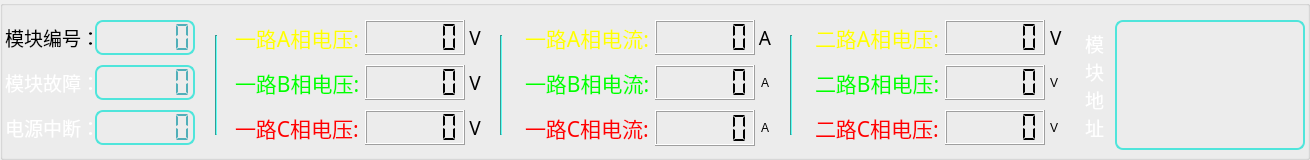
  <widget class="QGroupBox" name="groupBox">
   <property name="geometry">
    <rect>
     <x>5</x>
     <y>-5</y>
     <width>1310</width>
     <height>160</height>
    </rect>
   </property>
   <property name="title">
    <string/>
   </property>
   <widget class="Line" name="line_3">
    <property name="geometry">
     <rect>
      <x>215</x>
      <y>35</y>
      <width>2</width>
      <height>100</height>
     </rect>
    </property>
    <property name="styleSheet">
     <string notr="true">background-color: rgb(79, 229, 219);
</string>
    </property>
    <property name="orientation">
     <enum>Qt::Vertical</enum>
    </property>
   </widget>
   <widget class="QLabel" name="lbIA_1">
    <property name="geometry">
     <rect>
      <x>525</x>
      <y>20</y>
      <width>130</width>
      <height>35</height>
     </rect>
    </property>
    <property name="font">
     <font>
      <family>微软雅黑</family>
      <pointsize>16</pointsize>
      <weight>50</weight>
      <italic>false</italic>
      <bold>false</bold>
     </font>
    </property>
    <property name="styleSheet">
     <string notr="true">font: 16pt &quot;微软雅黑&quot;;
color: rgb(255, 255, 0);</string>
    </property>
    <property name="text">
     <string>一路A相电流:</string>
    </property>
   </widget>
   <widget class="QLCDNumber" name="lcdNb_Uc_2">
    <property name="geometry">
     <rect>
      <x>945</x>
      <y>110</y>
      <width>100</width>
      <height>35</height>
     </rect>
    </property>
    <property name="smallDecimalPoint">
     <bool>true</bool>
    </property>
    <property name="digitCount">
     <number>5</number>
    </property>
    <property name="segmentStyle">
     <enum>QLCDNumber::Flat</enum>
    </property>
    <property name="intValue" stdset="0">
     <number>0</number>
    </property>
   </widget>
   <widget class="QLabel" name="lbUnitUa_2">
    <property name="geometry">
     <rect>
      <x>1050</x>
      <y>20</y>
      <width>20</width>
      <height>35</height>
     </rect>
    </property>
    <property name="font">
     <font>
      <family>微软雅黑</family>
      <pointsize>14</pointsize>
      <weight>50</weight>
      <italic>false</italic>
      <bold>false</bold>
     </font>
    </property>
    <property name="styleSheet">
     <string notr="true">font: 14pt &quot;微软雅黑&quot;;</string>
    </property>
    <property name="text">
     <string>V</string>
    </property>
   </widget>
   <widget class="QLCDNumber" name="lcdNb_NodeId">
    <property name="geometry">
     <rect>
      <x>95</x>
      <y>20</y>
      <width>100</width>
      <height>35</height>
     </rect>
    </property>
    <property name="font">
     <font>
      <family>文泉驿等宽微米黑</family>
      <pointsize>9</pointsize>
      <weight>50</weight>
      <italic>false</italic>
      <bold>false</bold>
     </font>
    </property>
    <property name="styleSheet">
     <string notr="true">font: 9pt &quot;文泉驿等宽微米黑&quot;;
color: rgb(80, 175, 185);
border:2px solid white;
border-color: rgb(79, 229, 219);
border-radius:8px;
</string>
    </property>
    <property name="smallDecimalPoint">
     <bool>false</bool>
    </property>
    <property name="digitCount">
     <number>6</number>
    </property>
    <property name="segmentStyle">
     <enum>QLCDNumber::Flat</enum>
    </property>
   </widget>
   <widget class="QLabel" name="label_12">
    <property name="geometry">
     <rect>
      <x>5</x>
      <y>20</y>
      <width>90</width>
      <height>35</height>
     </rect>
    </property>
    <property name="font">
     <font>
      <family>微软雅黑</family>
      <pointsize>14</pointsize>
      <weight>50</weight>
      <italic>false</italic>
      <bold>false</bold>
     </font>
    </property>
    <property name="styleSheet">
     <string notr="true">font: 14pt &quot;微软雅黑&quot;;</string>
    </property>
    <property name="text">
     <string>模块编号：</string>
    </property>
   </widget>
   <widget class="QLCDNumber" name="lcdNb_NodeError">
    <property name="geometry">
     <rect>
      <x>95</x>
      <y>65</y>
      <width>100</width>
      <height>35</height>
     </rect>
    </property>
    <property name="font">
     <font>
      <family>文泉驿等宽微米黑</family>
      <pointsize>9</pointsize>
      <weight>50</weight>
      <italic>false</italic>
      <bold>false</bold>
     </font>
    </property>
    <property name="styleSheet">
     <string notr="true">font: 9pt &quot;文泉驿等宽微米黑&quot;;
color: rgb(80, 175, 185);
border:2px solid white;
border-color: rgb(79, 229, 219);
border-radius:8px;
</string>
    </property>
    <property name="smallDecimalPoint">
     <bool>false</bool>
    </property>
    <property name="digitCount">
     <number>6</number>
    </property>
    <property name="segmentStyle">
     <enum>QLCDNumber::Flat</enum>
    </property>
   </widget>
   <widget class="QLCDNumber" name="lcdNb_Uc_1">
    <property name="geometry">
     <rect>
      <x>365</x>
      <y>110</y>
      <width>100</width>
      <height>35</height>
     </rect>
    </property>
    <property name="smallDecimalPoint">
     <bool>true</bool>
    </property>
    <property name="digitCount">
     <number>5</number>
    </property>
    <property name="segmentStyle">
     <enum>QLCDNumber::Flat</enum>
    </property>
   </widget>
   <widget class="QLCDNumber" name="lcdNb_Ub_2">
    <property name="geometry">
     <rect>
      <x>945</x>
      <y>65</y>
      <width>100</width>
      <height>35</height>
     </rect>
    </property>
    <property name="smallDecimalPoint">
     <bool>true</bool>
    </property>
    <property name="digitCount">
     <number>5</number>
    </property>
    <property name="segmentStyle">
     <enum>QLCDNumber::Flat</enum>
    </property>
    <property name="intValue" stdset="0">
     <number>0</number>
    </property>
   </widget>
   <widget class="Line" name="line">
    <property name="geometry">
     <rect>
      <x>500</x>
      <y>35</y>
      <width>2</width>
      <height>100</height>
     </rect>
    </property>
    <property name="styleSheet">
     <string notr="true">background-color: rgb(79, 229, 219);
</string>
    </property>
    <property name="orientation">
     <enum>Qt::Vertical</enum>
    </property>
   </widget>
   <widget class="QLabel" name="lbUnitIc_1">
    <property name="geometry">
     <rect>
      <x>755</x>
      <y>110</y>
      <width>20</width>
      <height>35</height>
     </rect>
    </property>
    <property name="styleSheet">
     <string notr="true">font: 14pt &quot;微软雅黑&quot;;</string>
    </property>
    <property name="text">
     <string>A</string>
    </property>
    <property name="alignment">
     <set>Qt::AlignCenter</set>
    </property>
   </widget>
   <widget class="QLabel" name="lbUnitUc_1">
    <property name="geometry">
     <rect>
      <x>465</x>
      <y>110</y>
      <width>20</width>
      <height>35</height>
     </rect>
    </property>
    <property name="font">
     <font>
      <family>微软雅黑</family>
      <pointsize>14</pointsize>
      <weight>50</weight>
      <italic>false</italic>
      <bold>false</bold>
     </font>
    </property>
    <property name="styleSheet">
     <string notr="true">font: 14pt &quot;微软雅黑&quot;;</string>
    </property>
    <property name="text">
     <string>V</string>
    </property>
    <property name="alignment">
     <set>Qt::AlignCenter</set>
    </property>
   </widget>
   <widget class="QLabel" name="lbVC_2">
    <property name="geometry">
     <rect>
      <x>815</x>
      <y>110</y>
      <width>130</width>
      <height>35</height>
     </rect>
    </property>
    <property name="font">
     <font>
      <family>微软雅黑</family>
      <pointsize>16</pointsize>
      <weight>50</weight>
      <italic>false</italic>
      <bold>false</bold>
     </font>
    </property>
    <property name="styleSheet">
     <string notr="true">font: 16pt &quot;微软雅黑&quot;;
color: rgb(255, 0, 0);</string>
    </property>
    <property name="text">
     <string>二路C相电压:</string>
    </property>
   </widget>
   <widget class="QLCDNumber" name="lcdNb_Ib_1">
    <property name="geometry">
     <rect>
      <x>655</x>
      <y>65</y>
      <width>100</width>
      <height>35</height>
     </rect>
    </property>
    <property name="smallDecimalPoint">
     <bool>true</bool>
    </property>
    <property name="digitCount">
     <number>5</number>
    </property>
    <property name="segmentStyle">
     <enum>QLCDNumber::Flat</enum>
    </property>
    <property name="intValue" stdset="0">
     <number>0</number>
    </property>
   </widget>
   <widget class="QLabel" name="lbIB_1">
    <property name="geometry">
     <rect>
      <x>525</x>
      <y>65</y>
      <width>130</width>
      <height>35</height>
     </rect>
    </property>
    <property name="font">
     <font>
      <family>微软雅黑</family>
      <pointsize>16</pointsize>
      <weight>50</weight>
      <italic>false</italic>
      <bold>false</bold>
     </font>
    </property>
    <property name="styleSheet">
     <string notr="true">font: 16pt &quot;微软雅黑&quot;;
color: rgb(0, 255, 0);</string>
    </property>
    <property name="text">
     <string>一路B相电流:</string>
    </property>
   </widget>
   <widget class="Line" name="line_2">
    <property name="geometry">
     <rect>
      <x>790</x>
      <y>35</y>
      <width>2</width>
      <height>100</height>
     </rect>
    </property>
    <property name="styleSheet">
     <string notr="true">background-color: rgb(79, 229, 219);
</string>
    </property>
    <property name="orientation">
     <enum>Qt::Vertical</enum>
    </property>
   </widget>
   <widget class="QLabel" name="lbUnitIa_1">
    <property name="geometry">
     <rect>
      <x>755</x>
      <y>20</y>
      <width>20</width>
      <height>35</height>
     </rect>
    </property>
    <property name="font">
     <font>
      <family>微软雅黑</family>
      <pointsize>14</pointsize>
      <weight>50</weight>
      <italic>false</italic>
      <bold>false</bold>
     </font>
    </property>
    <property name="styleSheet">
     <string notr="true">font: 14pt &quot;微软雅黑&quot;;</string>
    </property>
    <property name="text">
     <string>A</string>
    </property>
    <property name="alignment">
     <set>Qt::AlignCenter</set>
    </property>
   </widget>
   <widget class="QLabel" name="lbVB_1">
    <property name="geometry">
     <rect>
      <x>235</x>
      <y>65</y>
      <width>130</width>
      <height>35</height>
     </rect>
    </property>
    <property name="font">
     <font>
      <family>微软雅黑</family>
      <pointsize>16</pointsize>
      <weight>50</weight>
      <italic>false</italic>
      <bold>false</bold>
     </font>
    </property>
    <property name="styleSheet">
     <string notr="true">font: 16pt &quot;微软雅黑&quot;;
color: rgb(0, 255, 0);</string>
    </property>
    <property name="text">
     <string>一路B相电压:</string>
    </property>
   </widget>
   <widget class="QLabel" name="lb_alarmNum">
    <property name="geometry">
     <rect>
      <x>5</x>
      <y>110</y>
      <width>90</width>
      <height>35</height>
     </rect>
    </property>
    <property name="font">
     <font>
      <family>微软雅黑</family>
      <pointsize>14</pointsize>
      <weight>50</weight>
      <italic>false</italic>
      <bold>false</bold>
     </font>
    </property>
    <property name="styleSheet">
     <string notr="true">QLabel{
font: 14pt &quot;微软雅黑&quot;;
color: rgb(255, 255, 255);
}</string>
    </property>
    <property name="text">
     <string>电源中断：</string>
    </property>
   </widget>
   <widget class="QLabel" name="label_28">
    <property name="geometry">
     <rect>
      <x>1085</x>
      <y>20</y>
      <width>25</width>
      <height>130</height>
     </rect>
    </property>
    <property name="font">
     <font>
      <family>微软雅黑</family>
      <pointsize>14</pointsize>
      <weight>50</weight>
      <italic>false</italic>
      <bold>false</bold>
     </font>
    </property>
    <property name="styleSheet">
     <string notr="true">font: 14pt &quot;微软雅黑&quot;;
color: rgb(255, 255, 255);</string>
    </property>
    <property name="text">
     <string>模
块
地
址</string>
    </property>
   </widget>
   <widget class="QLCDNumber" name="lcdNb_Ia_1">
    <property name="geometry">
     <rect>
      <x>655</x>
      <y>20</y>
      <width>100</width>
      <height>35</height>
     </rect>
    </property>
    <property name="smallDecimalPoint">
     <bool>true</bool>
    </property>
    <property name="digitCount">
     <number>5</number>
    </property>
    <property name="segmentStyle">
     <enum>QLCDNumber::Flat</enum>
    </property>
   </widget>
   <widget class="QLCDNumber" name="lcdNb_Ua_1">
    <property name="geometry">
     <rect>
      <x>365</x>
      <y>20</y>
      <width>100</width>
      <height>35</height>
     </rect>
    </property>
    <property name="smallDecimalPoint">
     <bool>true</bool>
    </property>
    <property name="digitCount">
     <number>5</number>
    </property>
    <property name="segmentStyle">
     <enum>QLCDNumber::Flat</enum>
    </property>
   </widget>
   <widget class="QLabel" name="lbArea">
    <property name="geometry">
     <rect>
      <x>1115</x>
      <y>20</y>
      <width>190</width>
      <height>130</height>
     </rect>
    </property>
    <property name="styleSheet">
     <string notr="true">font: 12pt &quot;楷体&quot;;
color: rgb(80, 175, 185);
border:2px solid white;
border-color: rgb(79, 229, 219);
border-radius:8px;</string>
    </property>
    <property name="text">
     <string/>
    </property>
    <property name="textFormat">
     <enum>Qt::AutoText</enum>
    </property>
    <property name="alignment">
     <set>Qt::AlignLeading|Qt::AlignLeft|Qt::AlignTop</set>
    </property>
    <property name="wordWrap">
     <bool>true</bool>
    </property>
   </widget>
   <widget class="QLabel" name="lbVA_2">
    <property name="geometry">
     <rect>
      <x>815</x>
      <y>20</y>
      <width>130</width>
      <height>35</height>
     </rect>
    </property>
    <property name="font">
     <font>
      <family>微软雅黑</family>
      <pointsize>16</pointsize>
      <weight>50</weight>
      <italic>false</italic>
      <bold>false</bold>
     </font>
    </property>
    <property name="styleSheet">
     <string notr="true">font: 16pt &quot;微软雅黑&quot;;
color: rgb(255, 255, 0);</string>
    </property>
    <property name="text">
     <string>二路A相电压:</string>
    </property>
   </widget>
   <widget class="QLabel" name="lbUnitUb_1">
    <property name="geometry">
     <rect>
      <x>465</x>
      <y>65</y>
      <width>20</width>
      <height>35</height>
     </rect>
    </property>
    <property name="font">
     <font>
      <family>微软雅黑</family>
      <pointsize>14</pointsize>
      <weight>50</weight>
      <italic>false</italic>
      <bold>false</bold>
     </font>
    </property>
    <property name="styleSheet">
     <string notr="true">font: 14pt &quot;微软雅黑&quot;;</string>
    </property>
    <property name="text">
     <string>V</string>
    </property>
    <property name="alignment">
     <set>Qt::AlignCenter</set>
    </property>
   </widget>
   <widget class="QLCDNumber" name="lcdNb_Ub_1">
    <property name="geometry">
     <rect>
      <x>365</x>
      <y>65</y>
      <width>100</width>
      <height>35</height>
     </rect>
    </property>
    <property name="smallDecimalPoint">
     <bool>true</bool>
    </property>
    <property name="digitCount">
     <number>5</number>
    </property>
    <property name="segmentStyle">
     <enum>QLCDNumber::Flat</enum>
    </property>
    <property name="intValue" stdset="0">
     <number>0</number>
    </property>
   </widget>
   <widget class="QLCDNumber" name="lcdNb_PowerLost">
    <property name="geometry">
     <rect>
      <x>95</x>
      <y>110</y>
      <width>100</width>
      <height>35</height>
     </rect>
    </property>
    <property name="font">
     <font>
      <family>微软雅黑</family>
      <pointsize>9</pointsize>
      <weight>50</weight>
      <italic>false</italic>
      <bold>false</bold>
     </font>
    </property>
    <property name="styleSheet">
     <string notr="true">font: 9pt &quot;微软雅黑&quot;;
color: rgb(80, 175, 185);
border:2px solid white;
border-color: rgb(79, 229, 219);
border-radius:8px;
</string>
    </property>
    <property name="smallDecimalPoint">
     <bool>false</bool>
    </property>
    <property name="digitCount">
     <number>6</number>
    </property>
    <property name="segmentStyle">
     <enum>QLCDNumber::Flat</enum>
    </property>
   </widget>
   <widget class="QLabel" name="lbVA_1">
    <property name="geometry">
     <rect>
      <x>235</x>
      <y>20</y>
      <width>130</width>
      <height>35</height>
     </rect>
    </property>
    <property name="font">
     <font>
      <family>微软雅黑</family>
      <pointsize>16</pointsize>
      <weight>50</weight>
      <italic>false</italic>
      <bold>false</bold>
     </font>
    </property>
    <property name="styleSheet">
     <string notr="true">font: 16pt &quot;微软雅黑&quot;;
color: rgb(255, 255, 0);</string>
    </property>
    <property name="text">
     <string>一路A相电压:</string>
    </property>
   </widget>
   <widget class="QLabel" name="lbUnitUa_1">
    <property name="geometry">
     <rect>
      <x>465</x>
      <y>20</y>
      <width>20</width>
      <height>35</height>
     </rect>
    </property>
    <property name="font">
     <font>
      <family>微软雅黑</family>
      <pointsize>14</pointsize>
      <weight>50</weight>
      <italic>false</italic>
      <bold>false</bold>
     </font>
    </property>
    <property name="styleSheet">
     <string notr="true">font: 14pt &quot;微软雅黑&quot;;</string>
    </property>
    <property name="text">
     <string>V</string>
    </property>
    <property name="alignment">
     <set>Qt::AlignCenter</set>
    </property>
   </widget>
   <widget class="QLabel" name="lbUnitUc_2">
    <property name="geometry">
     <rect>
      <x>1050</x>
      <y>110</y>
      <width>20</width>
      <height>35</height>
     </rect>
    </property>
    <property name="styleSheet">
     <string notr="true">font: 14pt &quot;微软雅黑&quot;;</string>
    </property>
    <property name="text">
     <string>V</string>
    </property>
   </widget>
   <widget class="QLabel" name="lbIC_1">
    <property name="geometry">
     <rect>
      <x>525</x>
      <y>110</y>
      <width>130</width>
      <height>35</height>
     </rect>
    </property>
    <property name="font">
     <font>
      <family>微软雅黑</family>
      <pointsize>16</pointsize>
      <weight>50</weight>
      <italic>false</italic>
      <bold>false</bold>
     </font>
    </property>
    <property name="styleSheet">
     <string notr="true">font: 16pt &quot;微软雅黑&quot;;
color: rgb(255, 0, 0);</string>
    </property>
    <property name="text">
     <string>一路C相电流:</string>
    </property>
   </widget>
   <widget class="QLCDNumber" name="lcdNb_Ua_2">
    <property name="geometry">
     <rect>
      <x>945</x>
      <y>20</y>
      <width>100</width>
      <height>35</height>
     </rect>
    </property>
    <property name="smallDecimalPoint">
     <bool>true</bool>
    </property>
    <property name="digitCount">
     <number>5</number>
    </property>
    <property name="segmentStyle">
     <enum>QLCDNumber::Flat</enum>
    </property>
   </widget>
   <widget class="QLabel" name="lbVB_2">
    <property name="geometry">
     <rect>
      <x>815</x>
      <y>65</y>
      <width>130</width>
      <height>35</height>
     </rect>
    </property>
    <property name="font">
     <font>
      <family>微软雅黑</family>
      <pointsize>16</pointsize>
      <weight>50</weight>
      <italic>false</italic>
      <bold>false</bold>
     </font>
    </property>
    <property name="styleSheet">
     <string notr="true">font: 16pt &quot;微软雅黑&quot;;
color: rgb(0, 255, 0);</string>
    </property>
    <property name="text">
     <string>二路B相电压:</string>
    </property>
   </widget>
   <widget class="QLCDNumber" name="lcdNb_Ic_1">
    <property name="geometry">
     <rect>
      <x>655</x>
      <y>110</y>
      <width>100</width>
      <height>36</height>
     </rect>
    </property>
    <property name="smallDecimalPoint">
     <bool>true</bool>
    </property>
    <property name="digitCount">
     <number>5</number>
    </property>
    <property name="segmentStyle">
     <enum>QLCDNumber::Flat</enum>
    </property>
   </widget>
   <widget class="QLabel" name="lbUnitUb_2">
    <property name="geometry">
     <rect>
      <x>1050</x>
      <y>65</y>
      <width>20</width>
      <height>35</height>
     </rect>
    </property>
    <property name="styleSheet">
     <string notr="true">font: 14pt &quot;微软雅黑&quot;;</string>
    </property>
    <property name="text">
     <string>V</string>
    </property>
   </widget>
   <widget class="QLabel" name="lb_errorNum">
    <property name="geometry">
     <rect>
      <x>5</x>
      <y>65</y>
      <width>90</width>
      <height>35</height>
     </rect>
    </property>
    <property name="font">
     <font>
      <family>微软雅黑</family>
      <pointsize>14</pointsize>
      <weight>50</weight>
      <italic>false</italic>
      <bold>false</bold>
     </font>
    </property>
    <property name="styleSheet">
     <string notr="true">QLabel{
font: 14pt &quot;微软雅黑&quot;;
color: rgb(255, 255, 255);
}</string>
    </property>
    <property name="text">
     <string>模块故障：</string>
    </property>
   </widget>
   <widget class="QLabel" name="lbVC_1">
    <property name="geometry">
     <rect>
      <x>235</x>
      <y>110</y>
      <width>130</width>
      <height>35</height>
     </rect>
    </property>
    <property name="font">
     <font>
      <family>微软雅黑</family>
      <pointsize>16</pointsize>
      <weight>50</weight>
      <italic>false</italic>
      <bold>false</bold>
     </font>
    </property>
    <property name="styleSheet">
     <string notr="true">font: 16pt &quot;微软雅黑&quot;;
color: rgb(255, 0, 0);</string>
    </property>
    <property name="text">
     <string>一路C相电压:</string>
    </property>
   </widget>
   <widget class="QLabel" name="lbUnitIb_1">
    <property name="geometry">
     <rect>
      <x>755</x>
      <y>65</y>
      <width>20</width>
      <height>35</height>
     </rect>
    </property>
    <property name="styleSheet">
     <string notr="true">font: 14pt &quot;微软雅黑&quot;;</string>
    </property>
    <property name="text">
     <string>A</string>
    </property>
    <property name="alignment">
     <set>Qt::AlignCenter</set>
    </property>
   </widget>
  </widget>
